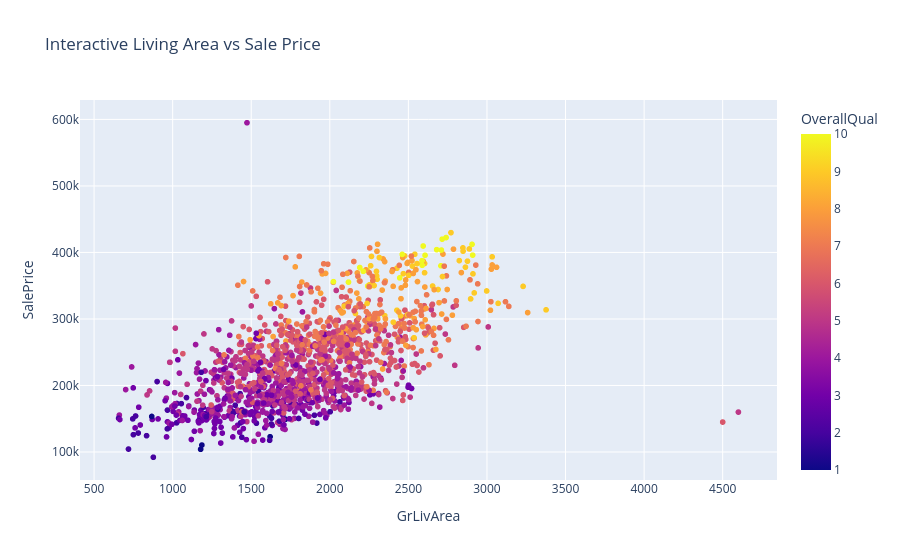

Notebook source saved alongside this figure:
### Code cell
# interactive plotly chart
px.scatter( df, x="GrLivArea", y="SalePrice", color="OverallQual", hover_data=["Neighborhood", "YearBuilt"], title="Interactive Living Area vs Sale Price" )

### Figure 1 — Plotly figure (JSON) as saved in the notebook; plotly's stock layout.template omitted (floating-point values rounded to 4 significant figures; data arrays with more than 128 entries replaced by an {"elided": "..."} marker saying what was removed)
{"data": [{"customdata": {"elided": "1460x2 mixed values"}, "hovertemplate": "GrLivArea=%{x}<br>SalePrice=%{y}<br>Neighborhood=%{customdata[0]}<br>YearBuilt=%{customdata[1]}<br>OverallQual=%{marker.color}<extra></extra>", "legendgroup": "", "marker": {"color": {"elided": "1460 int values"}, "coloraxis": "coloraxis", "symbol": "circle"}, "mode": "markers", "name": "", "showlegend": false, "type": "scattergl", "x": {"elided": "1460 int values"}, "xaxis": "x", "y": {"elided": "1460 int values"}, "yaxis": "y"}], "layout": {"coloraxis": {"colorbar": {"title": {"text": "OverallQual"}}, "colorscale": [[0, "#0d0887"], [0.1111, "#46039f"], [0.2222, "#7201a8"], [0.3333, "#9c179e"], [0.4444, "#bd3786"], [0.5556, "#d8576b"], [0.6667, "#ed7953"], [0.7778, "#fb9f3a"], [0.8889, "#fdca26"], [1, "#f0f921"]]}, "legend": {"tracegroupgap": 0}, "title": {"text": "Interactive Living Area vs Sale Price"}, "xaxis": {"anchor": "y", "domain": [0, 1], "title": {"text": "GrLivArea"}}, "yaxis": {"anchor": "x", "domain": [0, 1], "title": {"text": "SalePrice"}}}}
